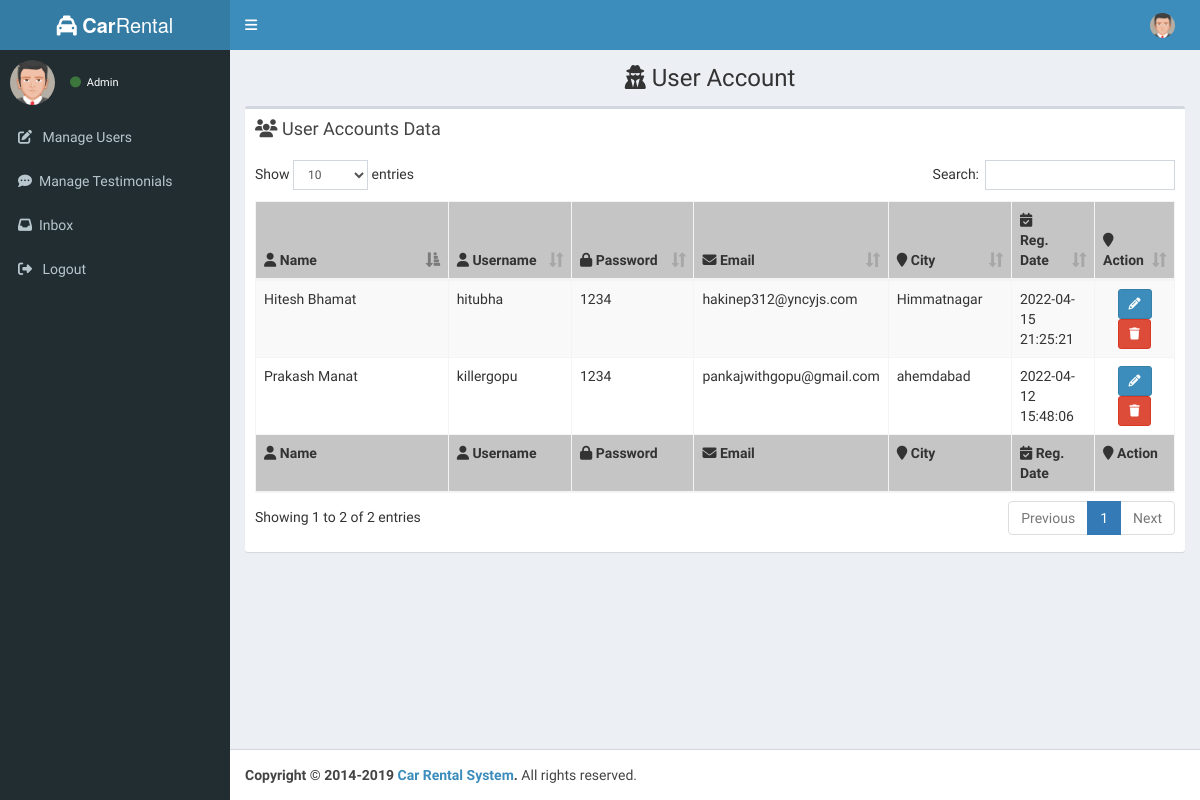
The app's page /admin/useraccount.php, older data.
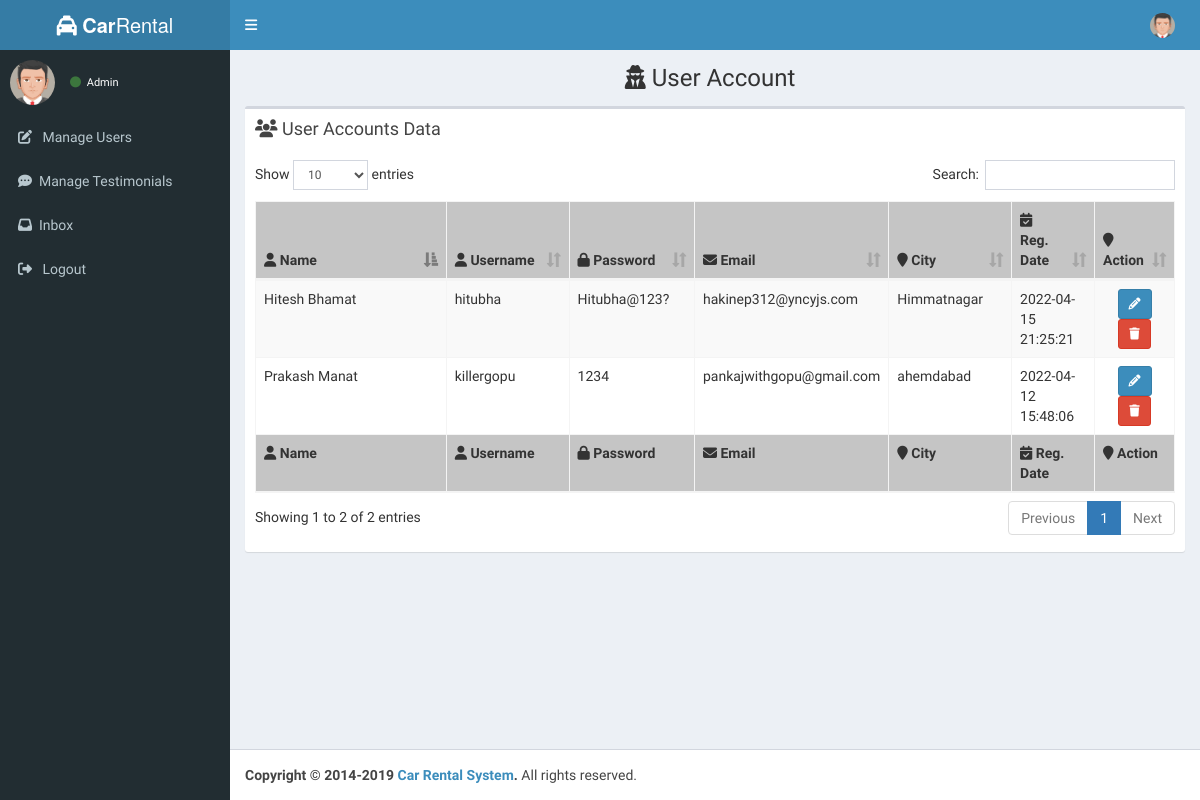
The same page, newer data.
### tables this page shows
CREATE TABLE `tbl_user` (
  `u_id` int(5) NOT NULL,
  `u_name` varchar(25) NOT NULL,
  `u_username` varchar(20) NOT NULL,
  `u_password` varchar(25) NOT NULL,
  `u_email` varchar(30) NOT NULL,
  `u_city` varchar(15) NOT NULL,
  `u_RegDate` datetime NOT NULL DEFAULT current_timestamp(),
  `u_UpdationDate` datetime NOT NULL DEFAULT current_timestamp()
);

### admin/useraccount.php (the view, shortened to what this page needs)
<?php
include('../includes/config.php');
?>
<!DOCTYPE html>
<html>
<head>
  <link rel="stylesheet" href="../userpanel/bower_components/bootstrap/dist/css/bootstrap.min.css">
  <link rel="stylesheet" href="https://cdnjs.cloudflare.com/ajax/libs/font-awesome/6.1.1/css/all.min.css" />
  <link rel="stylesheet" href="../userpanel/bower_components/Ionicons/css/ionicons.min.css">
  <link rel="stylesheet" href="../userpanel/bower_components/datatables.net-bs/css/dataTables.bootstrap.min.css">
  <link rel="stylesheet" href="../userpanel/dist/css/AdminLTE.min.css">
  <link rel="stylesheet" href="../userpanel/dist/css/skins/_all-skins.min.css">
</head>
<?php include('includes/header.php') ?>
<?php include('includes/sidebar.php') ?>
<body class="hold-transition skin-blue sidebar-mini">
  <div class="wrapper">
    <div class="content-wrapper">
      <section class="content-header">
        <h1 align="center">
          <i class="fa fa-user-secret"></i> User Account
        </h1>
      </section>
      <section class="content">
        <div class="row">
          <div class="col-xs-12">
            <div class="box">
              <div class="box-header">
                <h3 class="box-title"><i class="fa fa-users"></i> User Accounts Data</h3>
              </div>
              <div class="box-body">
                <table id="example1" class="table table-bordered table-striped">
                  <thead>
                    <tr style="background-color: #c5c5c5;">
                      <th style="width: 30%"><i class="fa fa-user"></i> Name</th>
                      <th style="width: 15%"><i class="fa fa-user"></i> Username</th>
                      <th style="width: 15%"><i class="fa fa-lock"></i> Password</th>
                      <th style="width: 15%"><i class="fa-solid fa-envelope"></i> Email</th>
                      <th style="width: 15%"><i class="fa fa-map-marker"></i> City</th>
                      <th style="width: 15%"><i class="fa-solid fa-calendar-check me-1"></i> Reg. Date</th>
                      <th style="width: 50%"><i class="fa fa-map-marker"></i> Action</th>
                    </tr>
                  </thead>
                  <tbody>
                    <?php
                    $query = "SELECT * FROM tbl_user";
                    $result = mysqli_query($conn, $query);
                    while ($row = mysqli_fetch_assoc($result)) {
                    ?>
                      <tr>
                        <td><?php echo $row['u_name']; ?></td>
                        <td><?php echo $row['u_username']; ?></td>
                        <td><?php echo $row['u_password']; ?></td>
                        <td><?php echo $row['u_email']; ?></td>
                        <td><?php echo $row['u_city']; ?></td>
                        <td><?php echo $row['u_RegDate']; ?></td>
                        <td align="center">
                          <button type="button" class="btn btn-primary btn-sm" data-toggle="modal" data-target="#edit"><i class="fa fa-pencil"></i></button>
                          <a class="dropdown-item" onclick="return confirm('Do you really want to delete this record?');" href="useraccount.php?id=<?php echo $row['u_id']; ?>&action=delete"><button type="button" class="btn btn-danger btn-sm"><i class="fa fa-trash"></i></button></a>
                        </td>
                      </tr>
                    <?php } ?>
                  </tbody>
                  <tfoot>
                    <tr style="background-color: #c5c5c5;">
                      <th style="width: 30%"><i class="fa fa-user"></i> Name</th>
                      <th style="width: 15%"><i class="fa fa-user"></i> Username</th>
                      <th style="width: 15%"><i class="fa fa-lock"></i> Password</th>
                      <th style="width: 15%"><i class="fa-solid fa-envelope"></i> Email</th>
                      <th style="width: 15%"><i class="fa fa-map-marker"></i> City</th>
                      <th style="width: 15%"><i class="fa-solid fa-calendar-check me-1"></i> Reg. Date</th>
                      <th style="width: 50%"><i class="fa fa-map-marker"></i> Action</th>
                    </tr>
                  </tfoot>
                </table>
              </div>
            </div>
          </div>
        </div>
      </section>
    </div>
    <footer class="main-footer">
      <strong>Copyright &copy; 2014-2019 <a href="https://adminlte.io">Car Rental System</a>.</strong> All rights
      reserved.
    </footer>
  </div>
</body>
</html>

Row changes from the older to the newer data that the page shows:
changed tbl_user "Hitesh Bhamat": u_password "1234" → "Hitubha@123?"
